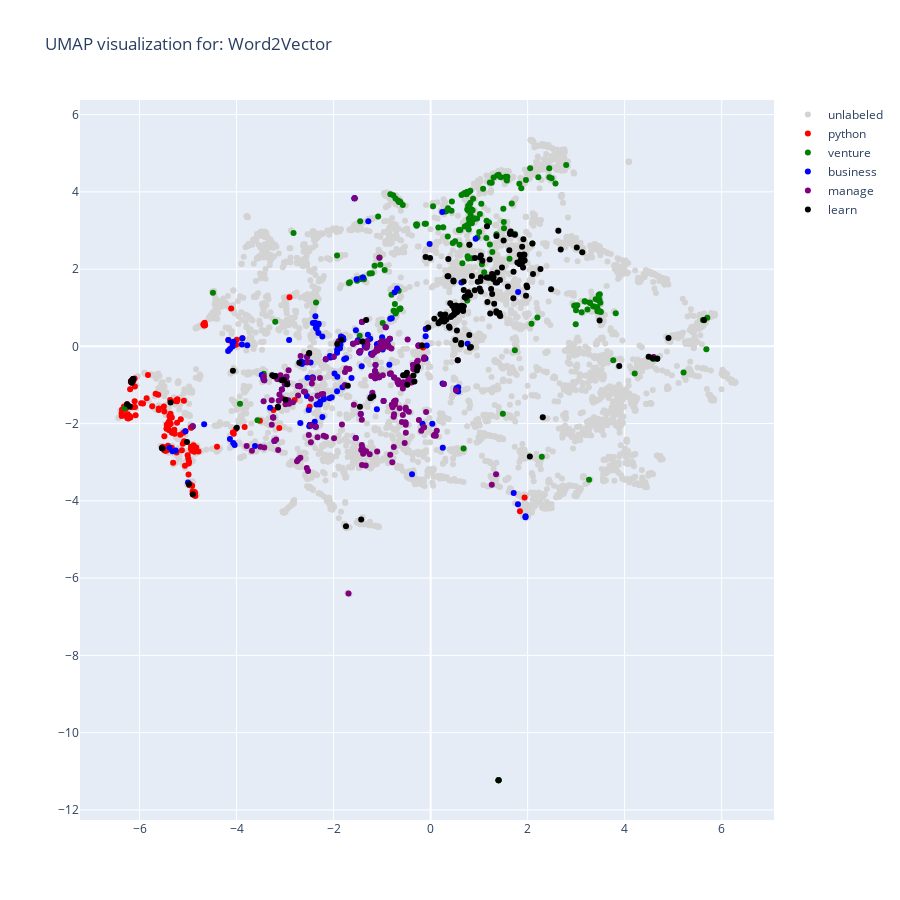

The cell this chart's notebook holds for it:
### Code cell
fig = go.Figure(data=[trace0, trace1, trace2, trace3, trace4, trace5], layout=layout)
fig.show()

### Figure 1 — Plotly figure (JSON) as saved in the notebook; plotly's stock layout.template omitted (floating-point values rounded to 4 significant figures; data arrays with more than 128 entries replaced by an {"elided": "..."} marker saying what was removed)
{"data": [{"marker": {"color": "lightgrey"}, "mode": "markers", "name": "unlabeled", "text": {"elided": "6900 str values"}, "type": "scatter", "x": {"elided": "6900 float values"}, "y": {"elided": "6900 float values"}}, {"marker": {"color": "red"}, "mode": "markers", "name": "python", "text": {"elided": "200 str values"}, "type": "scatter", "x": {"elided": "200 float values"}, "y": {"elided": "200 float values"}}, {"marker": {"color": "green"}, "mode": "markers", "name": "venture", "text": {"elided": "200 str values"}, "type": "scatter", "x": {"elided": "200 float values"}, "y": {"elided": "200 float values"}}, {"marker": {"color": "blue"}, "mode": "markers", "name": "business", "text": {"elided": "200 str values"}, "type": "scatter", "x": {"elided": "200 float values"}, "y": {"elided": "200 float values"}}, {"marker": {"color": "purple"}, "mode": "markers", "name": "manage", "text": {"elided": "200 str values"}, "type": "scatter", "x": {"elided": "200 float values"}, "y": {"elided": "200 float values"}}, {"marker": {"color": "black"}, "mode": "markers", "name": "learn", "text": {"elided": "200 str values"}, "type": "scatter", "x": {"elided": "200 float values"}, "y": {"elided": "200 float values"}}], "layout": {"height": 900, "title": {"text": "UMAP visualization for: Word2Vector"}, "width": 900, "xaxis": {"autorange": true, "range": [-7.228, 7.079], "title": {"text": ""}, "type": "linear"}, "yaxis": {"autorange": true, "range": [-12.26, 6.378], "title": {"text": ""}, "type": "linear"}}}
